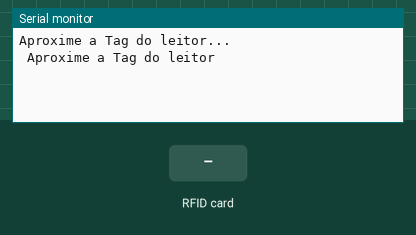
This sketch was run on a simulated Arduino Uno, built with avr-gcc and run on an emulated ATmega328P. On the bench: the last lines printed to the serial monitor. The test bench sets the inputs (shaded band).

Above: at 1.2 s.
1.3 s: RFID card D3 61 7F 13 held to the reader
At 2.2 s:
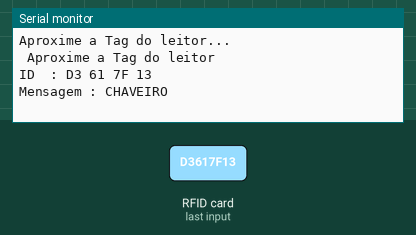
2.8 s: RFID card C3 EE C1 2F held to the reader
At 5.5 s:
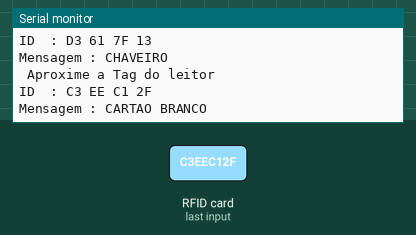
5.8 s: RFID card 5E 7A 19 C4 held to the reader
At 8.4 s:
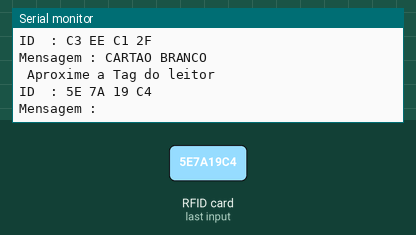

The sketch:

exemplo_NFC_sem_tag.ino
```cpp
#include <SPI.h>
#include <MFRC522.h>

#define SS 10
#define RST 9

MFRC522 sensor(SS, RST);


char st[20];

void setup()
{
  Serial.begin(9600);
  SPI.begin();
  sensor.PCD_Init();
  Serial.println("Aproxime a Tag do leitor...");
  Serial.println();
  mensageminicial();
}

void loop()
{
  // Look for new cards
  if ( ! sensor.PICC_IsNewCardPresent())
  {
    return;
  }
  // Select one of the cards
  if ( ! sensor.PICC_ReadCardSerial())
  {
    return;
  }
  Serial.print("ID  :");
  String conteudo= "";
  byte letra;
  for (byte i = 0; i < sensor.uid.size; i++)
  {
     Serial.print(sensor.uid.uidByte[i] < 0x10 ? " 0" : " ");
     Serial.print(sensor.uid.uidByte[i], HEX);
     conteudo.concat(String(sensor.uid.uidByte[i] < 0x10 ? " 0" : " "));
     conteudo.concat(String(sensor.uid.uidByte[i], HEX));
  }
  Serial.println();
  Serial.print("Mensagem : ");
  conteudo.toUpperCase();
  if (conteudo.substring(1) == "D3 61 7F 13") //ID 1 - Chaveiro
  {
    Serial.println("CHAVEIRO");
    Serial.println();
    delay(3000);
    mensageminicial();
  }

  if (conteudo.substring(1) == "C3 EE C1 2F") //ID 2 - Cartao
  {
    Serial.println("CARTAO BRANCO");
    Serial.println();
    delay(3000);
    mensageminicial();
  }

}

void mensageminicial()
{

  Serial.println(" Aproxime a Tag do leitor");
  Serial.println();
}
```

Measured:
- after the input at 1.3 s, the serial monitor: prints a new line at once (image 1)
- after the input at 2.8 s, the serial monitor: prints a new line after 1.5 s (image 2)
- after the input at 5.8 s, the serial monitor: prints a new line after 1.6 s (image 3)
